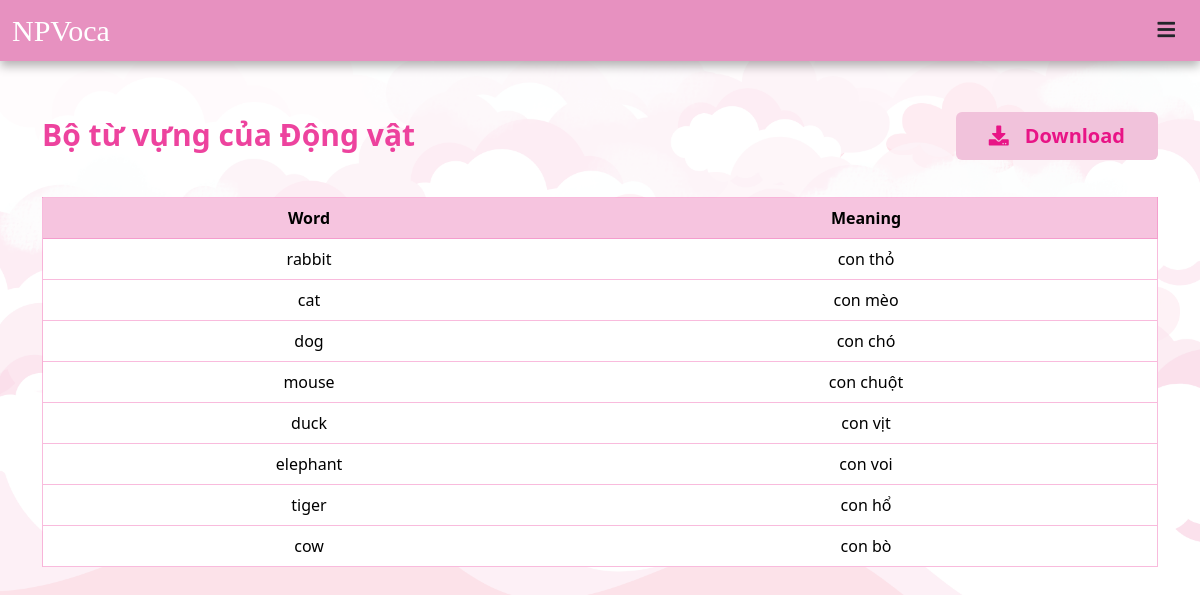
Page /list/9/ on the committed database.
### english_test/models.py (models this page shows)
class Test(models.Model):
    test_id = models.AutoField(primary_key=True)
    user = models.ForeignKey(User, on_delete=models.CASCADE)
    create_time = models.DateTimeField(auto_now=True)
    number_of_words = models.IntegerField(default=0)
    topic = models.CharField(max_length=50, default='')

### dictionary/models.py (models this page shows)
class Dictionary(models.Model):
    dict_id = models.AutoField(primary_key=True)
    word = models.CharField(max_length=200)
    meaning = models.CharField(max_length=200)
    test = models.ForeignKey(Test, on_delete=models.CASCADE)

### user/views.py (the view)
# urls.py: path('list/<int:test_id>/', views.voca_list, name='voca-list'),
def voca_list(request, test_id):
    test = Test.objects.filter(test_id=test_id).first()
    list_dictionary = list(Dictionary.objects.filter(test=test))
    return render(request, 'user/voca_list.html', {'list': list_dictionary, 'test': test})

### user/templates/user/voca_list.html (shortened to what this page needs)
{% load static %}
<!DOCTYPE html>
<html lang="en">
<head>
    <link href="https://cdn.jsdelivr.net/npm/bootstrap@5.3.3/dist/css/bootstrap.min.css" rel="stylesheet">
    <link rel="stylesheet" href="https://cdnjs.cloudflare.com/ajax/libs/font-awesome/5.15.4/css/all.min.css">
    <link rel="stylesheet" href="{% static 'css/main.css' %}">
</head>
<body class="image_div_main">
    <nav class="box-shadow header-line fixed-top navbar bg-body-tertiary">
      <div class="container-fluid">
          <span><a style="color: white; font-size: 30px; font-family: cursive;" class="link-underline link-underline-opacity-0" href="{% url 'index' %}">NPVoca</a></span>
        <form class="d-flex" role="search">
          <div class="dropdown">
              <button class="btn" type="button" data-bs-toggle="dropdown" aria-expanded="false">
                  <i style="font-size: 20px" class="fas fa-bars"></i>
              </button>
            </div>
        </form>
      </div>
    </nav>
    <div class="full-high container main-content">
      {% if list %}
        <div class="list-voca__title row">
            <p class="text-title col">Bộ từ vựng của {{ test.topic }}</p>
            <a href="" class="col text-end link-underline link-underline-opacity-0">
                <button type="button" class="btn pd-3 d-inline single-pink-btn" onclick="downloadExcel()"><i class="mar-r-1 fas fa-download"></i>Download</button>
            </a>
        </div>
        <table class="table table-hover mt-4 text-center voca-table">
            <thead>
              <tr>
                <th scope="col" class="voca-table__title">Word</th>
                <th scope="col" class="voca-table__title">Meaning</th>
              </tr>
            </thead>
            <tbody>
              {% for item in list%}
              <tr>
                <td class="voca-table_content">{{ item.word }}</td>
                <td class="voca-table_content">{{ item.meaning }}</td>
              </tr>
              {% endfor%}
            </tbody>
          </table>
      {% endif %}
    </div>
</body>
</html>

### user/static/css/main.css (style rules this page uses)
.header-line { background-color: #E791C0 !important; }
html { height: 100%; }
.image_div_main { background-image: url(../designWeb/bg_new.png); background-size:cover; background-repeat: no-repeat; background-position: center 30px; background-attachment: fixed; }
.main-content { margin-top: 7rem; }
.box-shadow { box-shadow: 0px 5px 10px rgba(0,0,0,0.3); }
.full-high { min-height: 100%; }
.pd-3 { padding: 0.5rem 2rem }
.mar-r-1 { margin-right: 1rem; }
.text-title { font-size: 30px; font-weight: bold; color: rgba(232, 20, 134, 0.8) }
.single-pink-btn { background-color: #F1C2DB; color: #E81486 ; font-weight: bold; font-size: 20px; }
.voca-table { border: 1px solid rgba(243, 120, 187, 0.5); }
.voca-table__title { background-color:#F6C4DF !important; }

### rows in the picture
Test: topic "Động vật"
Dictionary: word "rabbit", meaning "con thỏ"
Dictionary: word "cat", meaning "con mèo"
Dictionary: word "dog", meaning "con chó"
Dictionary: word "mouse", meaning "con chuột"
Dictionary: word "duck", meaning "con vịt"
Dictionary: word "elephant", meaning "con voi"
Dictionary: word "tiger", meaning "con hổ"
Dictionary: word "cow", meaning "con bò"
